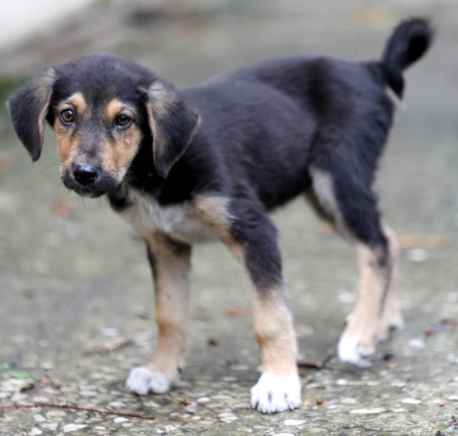
#> input picture DIP LAB FINAL/d10.png, 458 x 436 px
$ jupyter execute 15.point_detection.ipynb
#> lines starting #> are read from the running program, lines starting #| are printed output that depends on the picture
[cell 1]
#filtering funtion
import numpy as np
import cv2
import matplotlib.pyplot as plt
def matrix_sum(mat_1,mat_2):
    sum = 0
    for i in range(mat_1.shape[0]):
        for j in range(mat_1.shape[1]):
            sum = sum + mat_1[i][j] * mat_2[i][j]
    return sum
def filter_operation(image,kernel):
    #must use a odd size of filter
    kernel_center = (kernel.shape[0]-1)//2
    kernel_dimension = kernel.shape[0]
    image_height = image.shape[0]
    image_width = image.shape[1]
    out_image_height = int(image_height-2*kernel_center)
    out_image_width = int(image_width-2*kernel_center)
    out_image = np.zeros((out_image_height,out_image_width))
    for row in range(out_image_height):
        for column in range(out_image_width):
            mat = image[row:row+kernel_dimension,column:column+kernel_dimension]
            #print(mat)
            out_image[row,column] = matrix_sum(mat,kernel)
    return out_image
edge_detection_kernel_2 = np.array([
    [-1,-1,-1],
    [-1,8,-1],
    [-1,-1,-1]
])
image = cv2.imread('d10.png')
#> image is the input picture: shape (436, 458, 3); mean B, G, R 135.1, 134.4, 136.1
image = cv2.cvtColor(image,cv2.COLOR_BGR2GRAY)
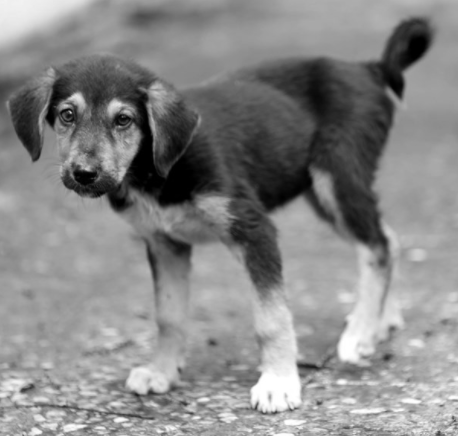
#> image: shape (436, 458); min 0, max 255, mean 135
filter_image = filter_operation(image, edge_detection_kernel_2)
#> after the loop in filter_operation, `for row in range(out_image_height):`:
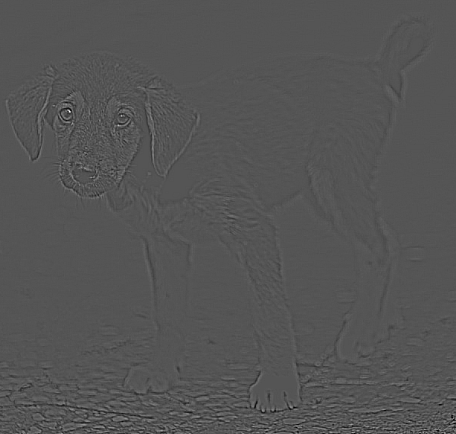
#> out_image: shape (434, 456) float64; min -343, max 686, mean 0; drawn with min black and max white
plt.figure(figsize=(20,20))
plt.subplot(2,1,1)
plt.title('input')
plt.imshow(image,cmap='gray')
plt.subplot(2,1,2)
plt.title('output')
plt.imshow(filter_image, cmap="gray", vmin=0, vmax=255)
plt.tight_layout()
plt.show()
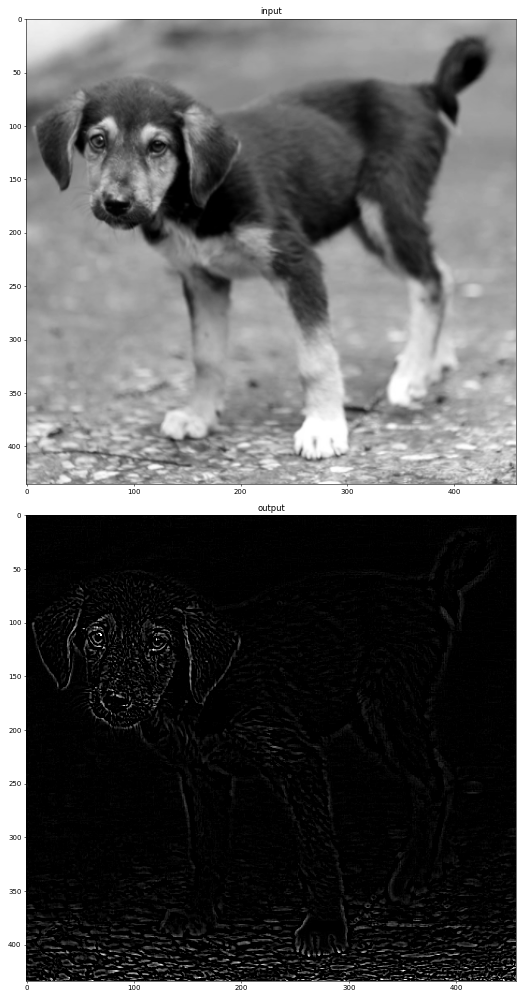
#> figure drawn by matplotlib, 2 panels

$ run again, with DIP LAB FINAL/template.png copied over DIP LAB FINAL/d10.png
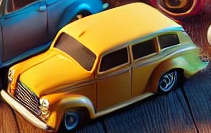
#> input picture DIP LAB FINAL/template.png, 211 x 133 px
#> image is the input picture: shape (133, 211, 3); mean B, G, R 63.4, 93.3, 110.6
#> image: shape (133, 211)
#> after the loop in filter_operation, `for row in range(out_image_height):`:
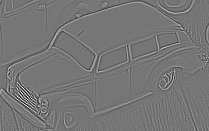
#> out_image: shape (131, 209) float64; min -1068, max 1230, mean 0; drawn with min black and max white
#> `plt.show()`:
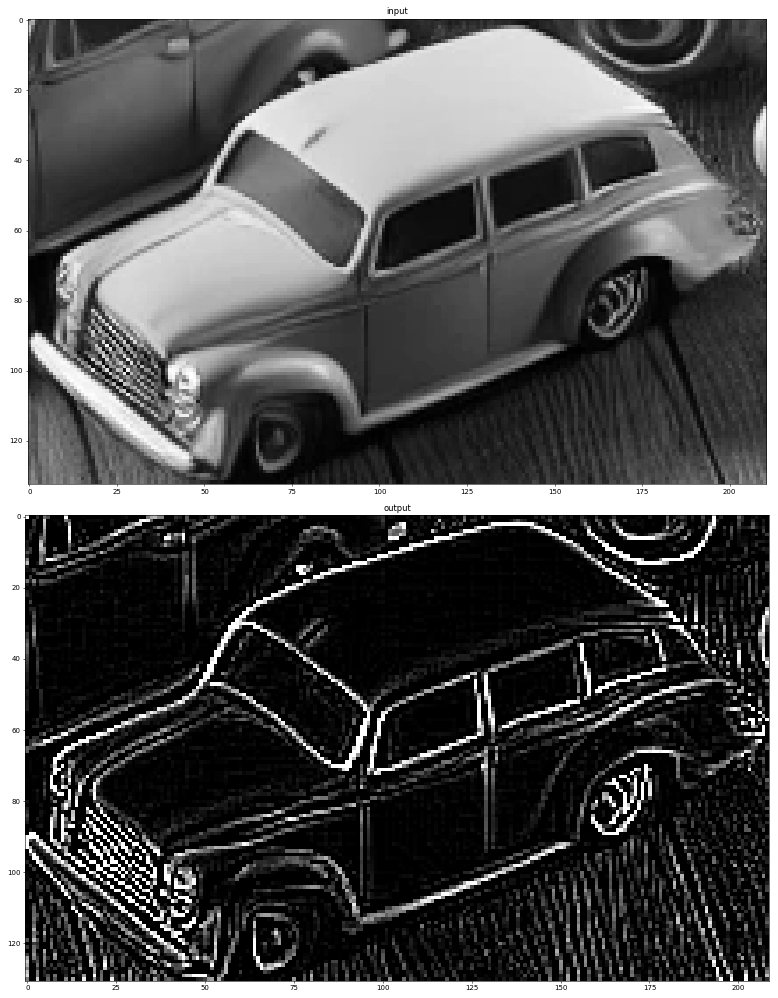
#> figure drawn by matplotlib, 2 panels
